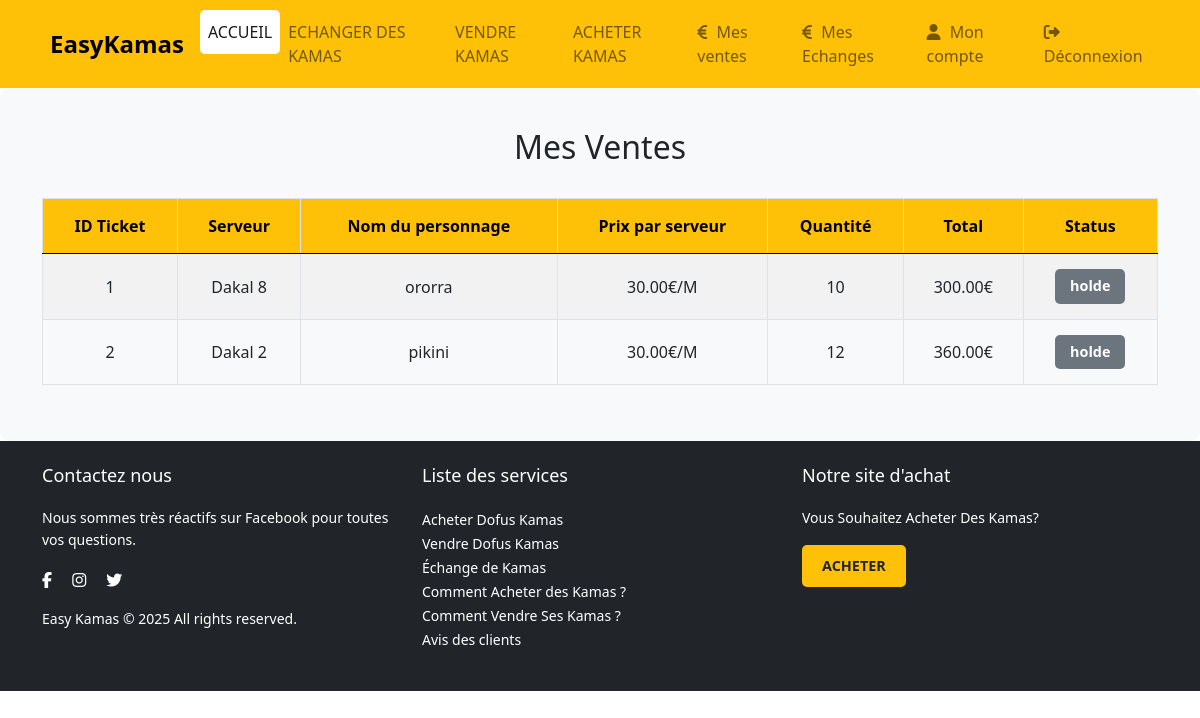
/mesventes.php (signed in), run on an earlier commit of the app's database.
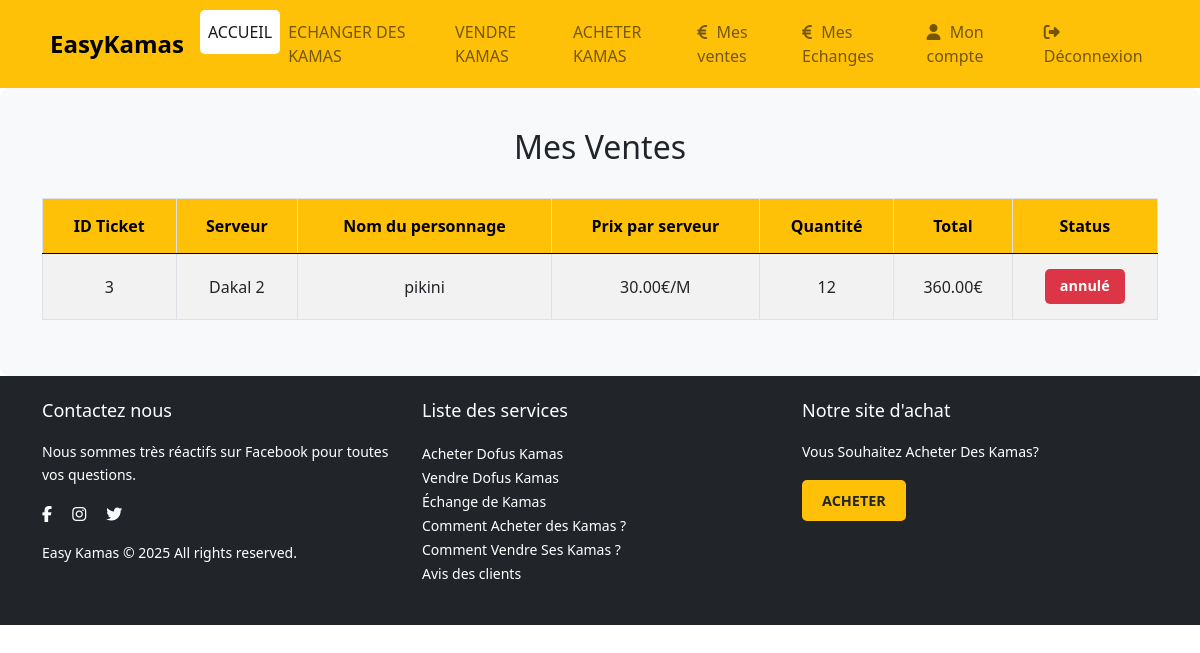
And on a later commit of the database.
### tables this page shows
CREATE TABLE `ventetickets` (
  `id` int(11) NOT NULL,
  `id_server` int(11) DEFAULT NULL,
  `id_user` int(11) DEFAULT NULL,
  `char_name` varchar(255) NOT NULL,
  `price_server` decimal(10,2) NOT NULL,
  `quantity` int(11) NOT NULL,
  `total` decimal(10,2) NOT NULL,
  `status` enum('en attente de livraison','paiement en cours','payé','annulé') NOT NULL
);

CREATE TABLE `servers` (
  `id` int(11) NOT NULL,
  `server_name` varchar(255) NOT NULL,
  `price` decimal(10,2) NOT NULL,
  `status` enum('Incomplet','Stock complet') NOT NULL
);

### mesventes.php (the view, shortened to what this page needs)
<?php
require_once 'config/database.php';
$user_id = $_SESSION['user_id'];
try {
    $stmt = $pdo->prepare("
        SELECT vt.id AS ticket_id, s.server_name, vt.char_name, s.price, vt.quantity, vt.total, vt.status AS ticket_status
        FROM ventetickets vt
        JOIN servers s ON vt.id_server = s.id
        WHERE vt.id_user = ?
    ");
    $stmt->execute([$user_id]);
    $ventetickets = $stmt->fetchAll();
} catch (PDOException $e) {
    echo 'Error fetching vente tickets: ' . $e->getMessage();
}
?>
<!DOCTYPE html>
<html lang="en">
<head>
    <link rel="stylesheet" href="assets/css/bootstrap.css">
    <link rel="stylesheet" href="assets/css/styles.css">
</head>
<body>
    <?php include_once 'includes/navbar.php'; ?>
    <main>
        <section>
        <div class="container">
            <h2 class="text-center">Mes Ventes</h2>
            <br/>
            <table class="table table-striped">
                <thead>
                    <tr>
                        <th>ID Ticket</th>
                        <th>Serveur</th>
                        <th>Nom du personnage</th>
                        <th>Prix par serveur</th>
                        <th>Quantité</th>
                        <th>Total</th>
                        <th>Status</th>
                    </tr>
                </thead>
                <tbody>
                    <?php if (!empty($ventetickets)): ?>
                        <?php foreach ($ventetickets as $ticket): ?>
                            <tr>
                                <td><?= htmlspecialchars($ticket['ticket_id']); ?></td>
                                <td><?= htmlspecialchars($ticket['server_name']); ?></td>
                                <td><?= htmlspecialchars($ticket['char_name']); ?></td>
                                <td><?= htmlspecialchars($ticket['price']); ?>€/M</td>
                                <td><?= htmlspecialchars($ticket['quantity']); ?></td>
                                <td><?= htmlspecialchars($ticket['total']); ?>€</td>
                                <td>
                                    <span class="badge
                                        <?php
                                        switch ($ticket['ticket_status']) {
                                            case 'annulé':
                                                echo 'bg-danger';
                                                break;
                                            default:
                                                echo 'bg-secondary';
                                        }
                                        ?>">
                                        <?= htmlspecialchars($ticket['ticket_status']); ?>
                                    </span>
                                </td>
                            </tr>
                        <?php endforeach; ?>
                    <?php else: ?>
                        <tr>
                            <td colspan="7" class="text-center">Aucune vente trouvée.</td>
                        </tr>
                    <?php endif; ?>
                </tbody>
            </table>
        </div>
        </section>
    </main>
    <?php include_once 'includes/footer.php'; ?>
</body>
</html>

### includes/navbar.php (shortened to what this page needs)
<nav class="navbar navbar-expand-lg navbar-light" style="background-color: #ffc107;">
    <div class="container">
        <a class="navbar-brand" href="#">
            <span class="ms-2">EasyKamas</span>
        </a>
        <div class="collapse navbar-collapse" id="navbarNav">
            <ul class="navbar-nav ms-auto">
                <li class="nav-item">
                    <a class="nav-link active" href="index.php">ACCUEIL</a>
                </li>
                <li class="nav-item">
                    <a class="nav-link" href="exchange-kama.php">ECHANGER DES KAMAS</a>
                </li>
                <li class="nav-item">
                    <a class="nav-link" href="vente-kamas.php">VENDRE KAMAS</a>
                </li>
                <li class="nav-item">
                    <a class="nav-link" href="achete-kamas.php">ACHETER KAMAS</a>
                </li>
                <?php if (isset($_SESSION['user_id'])):  ?>
                    <li class="nav-item">
                        <a class="nav-link" href="mesventes.php"><i class="fas fa-euro-sign"></i> Mes ventes</a>
                    </li>
                    <li class="nav-item">
                        <a class="nav-link" href="mesechanges.php"><i class="fas fa-euro-sign"></i> Mes Echanges</a>
                    </li>
                    <li class="nav-item">
                        <a class="nav-link" href="profile.php"><i class="fas fa-user"></i> Mon compte</a>
                    </li>
                    <li class="nav-item">
                        <a class="nav-link" href="logout.php"><i class="fas fa-sign-out-alt"></i> Déconnexion</a>
                    </li>
                <?php else:  ?>
                    <li class="nav-item">
                        <a class="nav-link" href="login.php"><i class="fas fa-sign-in-alt"></i> Log in</a>
                    </li>
                <?php endif; ?>
            </ul>
        </div>
    </div>
</nav>

### includes/footer.php (shortened to what this page needs)
<footer class="bg-dark text-white py-4">
    <div class="container">
        <div class="row">
            <div class="col-md-4">
                <h5>Contactez nous</h5>
                <p>Nous sommes très réactifs sur Facebook pour toutes vos questions.</p>
                <div class="social-icons">
                    <a href="#" class="text-white me-3"><i class="fab fa-facebook-f"></i></a>
                    <a href="#" class="text-white me-3"><i class="fab fa-instagram"></i></a>
                    <a href="#" class="text-white"><i class="fab fa-twitter"></i></a>
                </div>
                <p class="mt-3">Easy Kamas © 2025 All rights reserved.</p>
            </div>
            <div class="col-md-4">
                <h5>Liste des services</h5>
                <ul class="list-unstyled">
                    <li><a href="#" class="text-white">Acheter Dofus Kamas</a></li>
                    <li><a href="#" class="text-white">Vendre Dofus Kamas</a></li>
                    <li><a href="#" class="text-white">Échange de Kamas</a></li>
                    <li><a href="#" class="text-white">Comment Acheter des Kamas ?</a></li>
                    <li><a href="#" class="text-white">Comment Vendre Ses Kamas ?</a></li>
                    <li><a href="#" class="text-white">Avis des clients</a></li>
                </ul>
            </div>
            <div class="col-md-4">
                <h5>Notre site d'achat</h5>
                <p>Vous Souhaitez Acheter Des Kamas?</p>
                <a href="#" class="btn btn-warning text-dark">ACHETER</a>
            </div>
        </div>
    </div>
</footer>

### assets/css/styles.css (style rules this page uses)
.navbar { background-color: #ffc107; padding: 10px 20px; }
.navbar-brand span { font-size: 1.5rem; font-weight: bold; color: #000; }
.navbar-nav .nav-link { color: #000; font-weight: 500; padding: 10px 15px; }
.navbar-nav .nav-link.active { color: #000000; background-color: #ffffff; }
.navbar-nav .nav-item i { margin-right: 5px; }
section { padding: 40px 20px; background-color: #f8f9fa; border-radius: 10px; }
.table { width: 100%; margin-bottom: 1rem; color: #212529; border-collapse: collapse; }
.table th, .table td { padding: 15px; text-align: center; vertical-align: middle; border: 1px solid #dee2e6; }
.table thead th { background-color: #ffc107; color: #000; font-weight: bold; }
.table tbody tr:nth-child(odd) { background-color: #ffffff; }
.badge { padding: 10px 15px; font-size: 0.9rem; border-radius: 5px; }
.badge.bg-danger { background-color: #dc3545; }
.btn { padding: 10px 20px; font-size: 0.9rem; border-radius: 5px; }
footer { background-color: #343a40; color: #ffffff; }
footer h5 { font-size: 18px; margin-bottom: 20px; }
footer p { font-size: 14px; line-height: 1.6; }
footer .social-icons a { font-size: 16px; margin-right: 15px; color: #ffffff; transition: color 0.3s ease-in-out; }
footer ul { list-style: none; padding-left: 0; }
footer ul li a { color: #ffffff; text-decoration: none; font-size: 14px; transition: color 0.3s ease-in-out; }
footer .btn-warning { background-color: #ffc107; border: none; font-weight: bold; color: #343a40; transition: background-color 0.3s ease-in-out; }
.table tbody tr:nth-child(even) { background-color: #f8f9fa; }

### mesventes.php (style rules this page uses)
.navbar-nav .nav-link.active { border-radius: 5px; }

What changed in the data, as far as the page shows it:
removed ventetickets: id "1", id_server.server_name "Dakal 8", char_name "ororra", id_server.price "30.00", quantity "10", total "300.00", status "holde"
removed ventetickets: id "2", id_server.server_name "Dakal 2", char_name "pikini", id_server.price "30.00", quantity "12", total "360.00", status "holde"
added ventetickets: id "3", id_server.server_name "Dakal 2", char_name "pikini", id_server.price "30.00", quantity "12", total "360.00", status "annulé"
